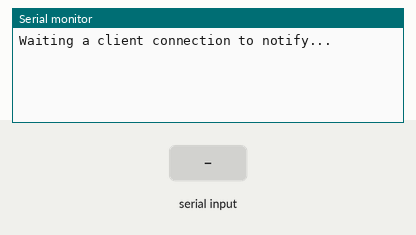
Recording of a sketch running on a simulated ESP32. Shown: the last lines printed to the serial monitor. Inputs (shaded band) come from the test bench. Nothing arrives over Bluetooth unless stated; a phone connects over Bluetooth LE 3 s after start.

Above: at 1.2 s.
1.3 s: "1" received over Serial
At 3.8 s:
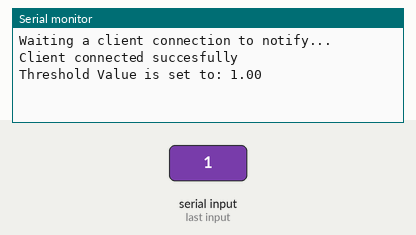
4.3 s: "0" received over Serial
5.8 s: "2" received over Serial
At 7.6 s:
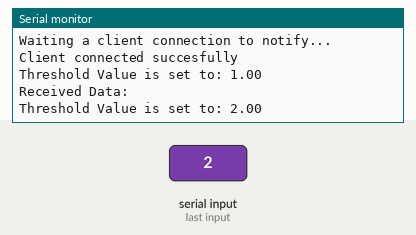

The sketch:

Server.ino
```cpp
/*
 * Author: Mahmoud Ahmed
 * Date: 30 Sep, 2024
 *
 * Target: ESP32
 * Project name: Hydroponic System
 *
 * Description:
 * This code is written for the main ECU (Server)
 * It Receives the PH Valu from the control ECU (Client) and
 *    1) Print it in the serial monitor
 *    2) Send it to the mobile application
 * It sends the threshold value which it's received from
 *    1) Serial Monitor
 *    2) Mobile Application
 *
*/

#include "BLE.hpp"

/* Connection Variables */
bool deviceConnected = false;
bool oldDeviceConnected = false;

/* PH Threshold Variables */
double currentThresoldValue = 7;
double oldThresholdValue = 0;

void setup() {
  Serial.begin(115200);
  BLE_voidInit();
}

void loop() {
  /* Read New Threshold Value */
  if (Serial.available()) {
    String serialInput = Serial.readString();
    currentThresoldValue = serialInput.toDouble();
  }

  /* Device Connecting */
  if (deviceConnected)
    BLE_voidRunning();

  /* When device disconnects */
  if (!deviceConnected && oldDeviceConnected)
    BLE_voidOnDisconnect();

  /* When device connects */
  if (deviceConnected && !oldDeviceConnected)
    BLE_voidOnConnect();
}
```

BLE.cpp
```cpp
#include <Arduino.h>
#include "BLE.hpp"

/* BLE Variables */
BLEServer* server;
BLECharacteristic* thresholdCharacteristic;
BLECharacteristic* phValueCharacteristic;

/* PH Threshold Variables */
uint32_t txData = 0;
extern double currentThresoldValue;
extern double oldThresholdValue;

/* Connection Variables */
extern bool deviceConnected;
extern bool oldDeviceConnected;

class MyServerCallbacks: public BLEServerCallbacks {
    void onConnect(BLEServer* server) {
      deviceConnected = true;
      Serial.println("Client connected succesfully");
    };

    void onDisconnect(BLEServer* server) {
      deviceConnected = false;
      Serial.println("Client disconnceted");
    }
};

void BLE_voidInit(void)
{
  // Create the BLE Device
  BLEDevice::init("ESP32");

  // Create the BLE Server
  server = BLEDevice::createServer();
  server->setCallbacks(new MyServerCallbacks());

  // Create the BLE Service
  BLEService *service = server->createService(SERVICE_UUID);

  // Create a BLE Characteristics
  thresholdCharacteristic = service->createCharacteristic(
                      CHARACTERISTIC_THRESHOLD_UUID,
                      BLECharacteristic::PROPERTY_READ   |
                      BLECharacteristic::PROPERTY_WRITE  |
                      BLECharacteristic::PROPERTY_NOTIFY |
                      BLECharacteristic::PROPERTY_INDICATE
                    );
  phValueCharacteristic = service->createCharacteristic(
                      CHARACTERISTIC_PH_VALUE_UUID,
                      BLECharacteristic::PROPERTY_READ   |
                      BLECharacteristic::PROPERTY_WRITE  |
                      BLECharacteristic::PROPERTY_NOTIFY |
                      BLECharacteristic::PROPERTY_INDICATE
                    );

  // Create a BLE Descriptor
  BLE2902* pBLE2902 = new BLE2902();
  pBLE2902->setNotifications(true);
  thresholdCharacteristic->addDescriptor(pBLE2902);
  phValueCharacteristic->addDescriptor(pBLE2902);

  // Start the service
  service->start();

  // Start advertising
  BLEAdvertising *pAdvertising = BLEDevice::getAdvertising();
  pAdvertising->addServiceUUID(SERVICE_UUID);
  pAdvertising->setScanResponse(false);
  pAdvertising->setMinPreferred(0x0);  // set value to 0x00 to not advertise this parameter
  BLEDevice::startAdvertising();
  Serial.println("Waiting a client connection to notify...");
}

void BLE_voidOnConnect(void)
{
  oldDeviceConnected = deviceConnected;
}

void BLE_voidOnDisconnect(void)
{
  delay(500); // give the bluetooth stack the chance to get things ready
  server->startAdvertising(); // restart advertising
  Serial.println("start advertising");

  oldDeviceConnected = deviceConnected;
}

void BLE_voidRunning(void)
{
  if(oldThresholdValue != currentThresoldValue)
  {
    // Send the new threshold
    uint32_t txData = currentThresoldValue * 100;
    thresholdCharacteristic->setValue(txData);
    thresholdCharacteristic->notify();

    // Print the new value in the serial monitor to confirm
    Serial.print("Threshold Value is set to: ");
    Serial.println(currentThresoldValue);

    // Wait to avoid sending continously
    delay(1000);

    // Update the old value
    oldThresholdValue = currentThresoldValue;
  }

  std::string rxData = phValueCharacteristic->getValue();
  Serial.print("Received Data: ");
  Serial.println(rxData.c_str());
  delay(1000);
}
```

BLE.hpp
```cpp
#ifndef _BLE_HPP_
#define _BLE_HPP_

#include <BLEDevice.h>
#include <BLEServer.h>
#include <BLEUtils.h>
#include <BLE2902.h>

// Service and Characteristics IDs
#define SERVICE_UUID                  "4fafc201-1fb5-459e-8fcc-c5c9c331914b"
#define CHARACTERISTIC_THRESHOLD_UUID "beb5483e-36e1-4688-b7f5-ea07361b26a8"
#define CHARACTERISTIC_PH_VALUE_UUID  "769b1d37-1c34-49bf-84b8-459759bbf211"

/* Functions Prototypes */

/* @brief: This function Initialize the BLE
 * Create the BLE Device
 * Create the BLE Server
 * Create the BLE Service
 * Create a BLE Characteristics
 * Create a BLE Descriptor
 * Start the service
 * Start advertising
 * @return: None
 */
void BLE_voidInit(void);

/* @brief: This function is called when the device reconnect
 * currently it do nothing
 * Update the value of oldDeviceConnected
 * @return: None
 */
void BLE_voidOnConnect(void);

/* @brief: This function is called when the device disconnect
 * Give the bluetooth stack the chance to get things ready
 * Restart Advertising
 * Update the value of oldDeviceConnected
 * @return: None
 */
void BLE_voidOnDisconnect(void);

/* @brief:
 * Checks if new thresold value is set by comparing new and old threshold values
 * if new value is set
 *    - Send the new threshold
 *    - Print the new value in the serial monitor to confirm
 *    - Wait to avoid sending continously
 *    - Update the old value
 * @return: None
 */
void BLE_voidRunning(void);

#endif
```

Measured:
- after the input at 1.3 s, the serial monitor: prints a new line after 1.7 s (image 1)
- after the input at 5.8 s, the serial monitor: prints a new line after 1.0 s (image 2)
